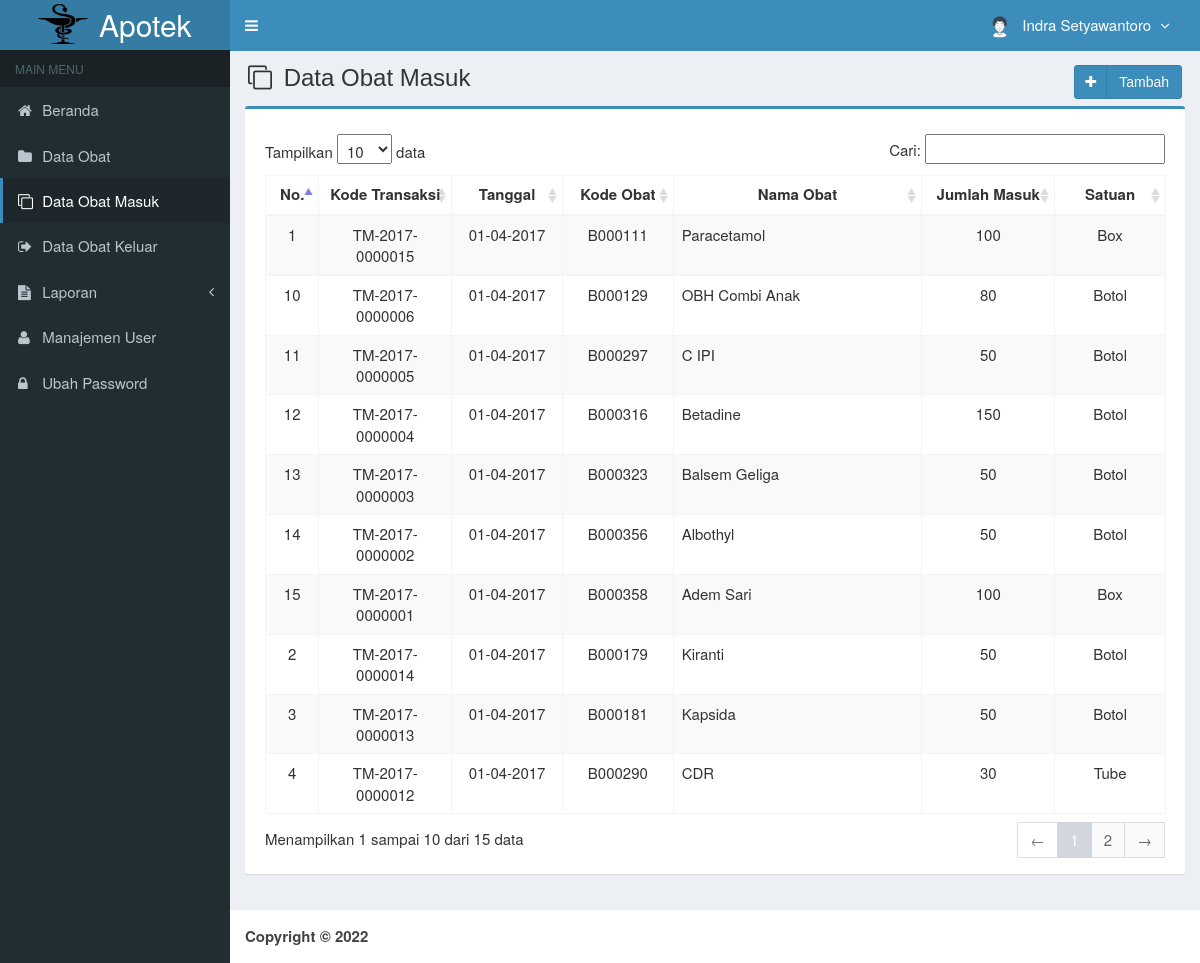
The app's page /main.php?module=obat_masuk (signed in) with its own data.
### tables this page shows
CREATE TABLE `is_users` (
  `id_user` int(3) NOT NULL,
  `username` varchar(50) NOT NULL,
  `nama_user` varchar(50) NOT NULL,
  `password` varchar(50) NOT NULL,
  `email` varchar(50) DEFAULT NULL,
  `telepon` varchar(13) DEFAULT NULL,
  `foto` varchar(100) DEFAULT NULL,
  `hak_akses` enum('Super Admin','Manajer','Gudang') NOT NULL,
  `status` enum('aktif','blokir') NOT NULL DEFAULT 'aktif',
  `created_at` timestamp NOT NULL DEFAULT CURRENT_TIMESTAMP,
  `updated_at` timestamp NOT NULL DEFAULT CURRENT_TIMESTAMP ON UPDATE CURRENT_TIMESTAMP
);

CREATE TABLE `is_obat_masuk` (
  `kode_transaksi` varchar(15) NOT NULL,
  `tanggal_masuk` date NOT NULL,
  `kode_obat` varchar(7) NOT NULL,
  `jumlah_masuk` int(11) NOT NULL,
  `created_user` int(3) NOT NULL,
  `created_date` timestamp NOT NULL DEFAULT CURRENT_TIMESTAMP ON UPDATE CURRENT_TIMESTAMP
);

CREATE TABLE `is_obat` (
  `kode_obat` varchar(7) NOT NULL,
  `nama_obat` varchar(50) NOT NULL,
  `golongan_obat` varchar(25) NOT NULL,
  `satuan` varchar(20) NOT NULL,
  `stok` int(11) NOT NULL,
  `created_user` int(3) NOT NULL,
  `created_date` timestamp NOT NULL DEFAULT CURRENT_TIMESTAMP,
  `updated_user` int(3) NOT NULL,
  `updated_date` timestamp NOT NULL DEFAULT CURRENT_TIMESTAMP ON UPDATE CURRENT_TIMESTAMP
);

### modules/obat-masuk/view.php (the view, shortened to what this page needs)
<section class="content-header">
    <h1>
        <i class="fa fa-clone icon-title"></i> Data Obat Masuk
        <a class="btn btn-primary btn-social pull-right" href="?module=form_obat_masuk&form=add" title="Tambah Data"
            data-toggle="tooltip">
            <i class="fa fa-plus"></i> Tambah
        </a>
    </h1>
</section>
<section class="content">
    <div class="row">
        <div class="col-md-12">
            <div class="box box-primary">
                <div class="box-body">
                    <table id="dataTables1" class="table table-bordered table-striped table-hover">
                        <thead>
                            <tr>
                                <th class="center">No.</th>
                                <th class="center">Kode Transaksi</th>
                                <th class="center">Tanggal</th>
                                <th class="center">Kode Obat</th>
                                <th class="center">Nama Obat</th>
                                <th class="center">Jumlah Masuk</th>
                                <th class="center">Satuan</th>
                            </tr>
                        </thead>
                        <tbody>
                            <?php
              $no = 1;
              $query = mysqli_query($mysqli, "SELECT a.kode_transaksi,a.tanggal_masuk,a.kode_obat,a.jumlah_masuk,b.kode_obat,b.nama_obat,b.satuan
                                            FROM is_obat_masuk as a INNER JOIN is_obat as b ON a.kode_obat=b.kode_obat ORDER BY kode_transaksi DESC")
                or die('Ada kesalahan pada query tampil Data Obat Masuk: ' . mysqli_error($mysqli));
              while ($data = mysqli_fetch_assoc($query)) {
                $tanggal         = $data['tanggal_masuk'];
                $exp             = explode('-', $tanggal);
                $tanggal_masuk   = $exp[2] . "-" . $exp[1] . "-" . $exp[0];
                echo "<tr>
                      <td width='30' class='center'>$no</td>
                      <td width='100' class='center'>$data[kode_transaksi]</td>
                      <td width='80' class='center'>$tanggal_masuk</td>
                      <td width='80' class='center'>$data[kode_obat]</td>
                      <td width='200'>$data[nama_obat]</td>
                      <td width='100' align='center'>$data[jumlah_masuk]</td>
                      <td width='80' class='center'>$data[satuan]</td>
                    </tr>";
                $no++;
              }
              ?>
                        </tbody>
                    </table>
                </div>
            </div>
        </div>
    </div>
</section><!-- /.content

### top-menu.php (shortened to what this page needs)
<?php
require_once "config/database.php";
$query = mysqli_query($mysqli, "SELECT id_user, nama_user, foto, hak_akses FROM is_users WHERE id_user='$_SESSION[id_user]'")
                                or die('Ada kesalahan pada query tampil Manajemen User: '.mysqli_error($mysqli));
$data = mysqli_fetch_assoc($query);
?>
<li class="dropdown user user-menu">
  <a href="#" class="dropdown-toggle" data-toggle="dropdown">
  <?php
  if ($data['foto']=="") { ?>
    <img src="images/user/user-default.png" class="user-image" alt="User Image"/>
  <?php
  }
  else { ?>
    <img src="images/user/<?php echo $data['foto']; ?>" class="user-image" alt="User Image"/>
  <?php
  }
  ?>
    <span class="hidden-xs"><?php echo $data['nama_user']; ?> <i style="margin-left:5px" class="fa fa-angle-down"></i></span>
  </a>
</li>

### assets/css/style.css (style rules this page uses)
.btn-social *:first-child { border-right: 1px solid rgba(0, 0, 0, 0.1); bottom: 0; font-size: 1em !important; left: 0; line-height: 32px !important; position: absolute; text-align: center; top: 0; width: 32px !important; }
.content-header { padding: 15px 18px 0; position: relative; }
.center { text-align:center; }
.icon-title { margin-right: 5px; }
body { background-color: #fff; color: #333; font-size: 15px; line-height: 1.42857; }

### records on screen
is_users: foto (picture), nama_user "Indra Setyawantoro"
is_obat_masuk: kode_transaksi "TM-2017-0000015", tanggal_masuk "01-04-2017", kode_obat.kode_obat "B000111", kode_obat.nama_obat "Paracetamol", jumlah_masuk "100", kode_obat.satuan "Box"
is_obat_masuk: kode_transaksi "TM-2017-0000014", tanggal_masuk "01-04-2017", kode_obat.kode_obat "B000179", kode_obat.nama_obat "Kiranti", jumlah_masuk "50", kode_obat.satuan "Botol"
is_obat_masuk: kode_transaksi "TM-2017-0000013", tanggal_masuk "01-04-2017", kode_obat.kode_obat "B000181", kode_obat.nama_obat "Kapsida", jumlah_masuk "50", kode_obat.satuan "Botol"
is_obat_masuk: kode_transaksi "TM-2017-0000012", tanggal_masuk "01-04-2017", kode_obat.kode_obat "B000290", kode_obat.nama_obat "CDR", jumlah_masuk "30", kode_obat.satuan "Tube"
is_obat_masuk: kode_transaksi "TM-2017-0000006", tanggal_masuk "01-04-2017", kode_obat.kode_obat "B000129", kode_obat.nama_obat "OBH Combi Anak", jumlah_masuk "80", kode_obat.satuan "Botol"
is_obat_masuk: kode_transaksi "TM-2017-0000005", tanggal_masuk "01-04-2017", kode_obat.kode_obat "B000297", kode_obat.nama_obat "C IPI", jumlah_masuk "50", kode_obat.satuan "Botol"
is_obat_masuk: kode_transaksi "TM-2017-0000004", tanggal_masuk "01-04-2017", kode_obat.kode_obat "B000316", kode_obat.nama_obat "Betadine", jumlah_masuk "150", kode_obat.satuan "Botol"
is_obat_masuk: kode_transaksi "TM-2017-0000003", tanggal_masuk "01-04-2017", kode_obat.kode_obat "B000323", kode_obat.nama_obat "Balsem Geliga", jumlah_masuk "50", kode_obat.satuan "Botol"
is_obat_masuk: kode_transaksi "TM-2017-0000002", tanggal_masuk "01-04-2017", kode_obat.kode_obat "B000356", kode_obat.nama_obat "Albothyl", jumlah_masuk "50", kode_obat.satuan "Botol"
is_obat_masuk: kode_transaksi "TM-2017-0000001", tanggal_masuk "01-04-2017", kode_obat.kode_obat "B000358", kode_obat.nama_obat "Adem Sari", jumlah_masuk "100", kode_obat.satuan "Box"
